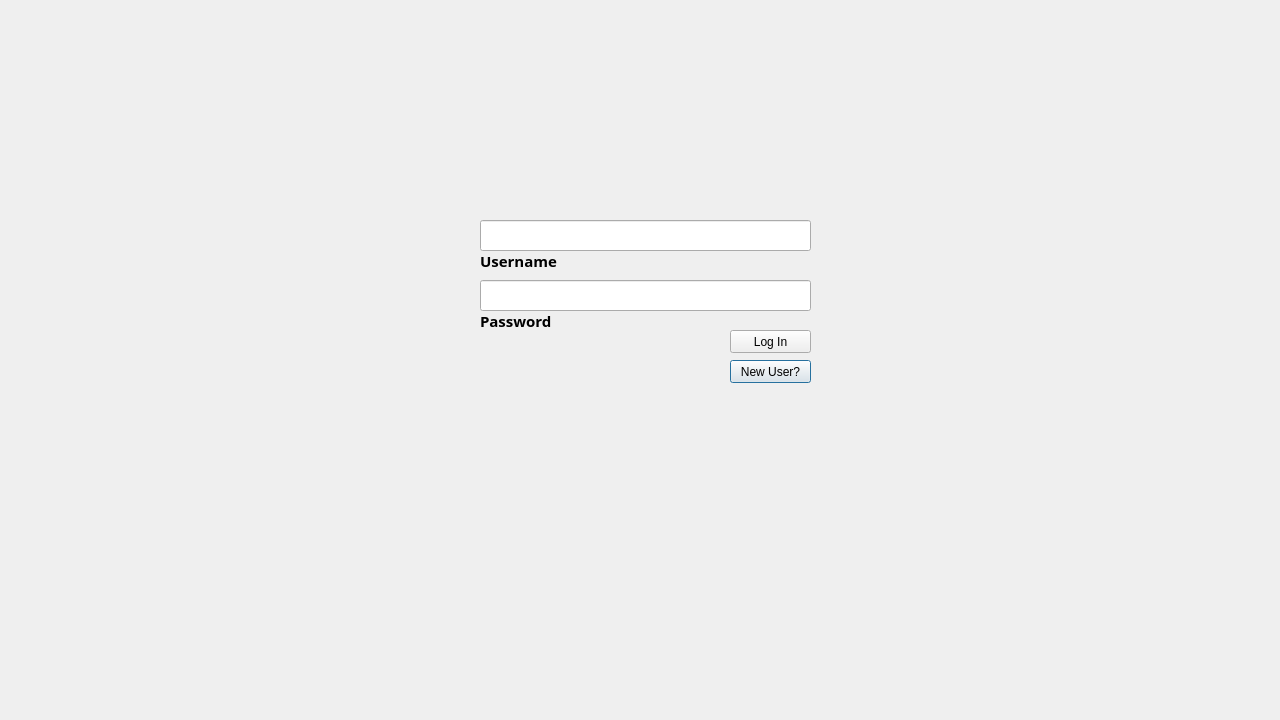
<?xml version="1.0" encoding="UTF-8"?>
<ui version="4.0">
 <class>Dialog</class>
 <widget class="QDialog" name="Dialog">
  <property name="geometry">
   <rect>
    <x>0</x>
    <y>0</y>
    <width>1280</width>
    <height>720</height>
   </rect>
  </property>
  <property name="windowTitle">
   <string>Dialog</string>
  </property>
  <widget class="QPushButton" name="new_user_button">
   <property name="geometry">
    <rect>
     <x>730</x>
     <y>360</y>
     <width>81</width>
     <height>23</height>
    </rect>
   </property>
   <property name="text">
    <string>New User?</string>
   </property>
  </widget>
  <widget class="QPushButton" name="login_button">
   <property name="geometry">
    <rect>
     <x>730</x>
     <y>330</y>
     <width>81</width>
     <height>23</height>
    </rect>
   </property>
   <property name="autoFillBackground">
    <bool>false</bool>
   </property>
   <property name="text">
    <string>Log In</string>
   </property>
  </widget>
  <widget class="QLineEdit" name="username_field">
   <property name="geometry">
    <rect>
     <x>480</x>
     <y>220</y>
     <width>331</width>
     <height>31</height>
    </rect>
   </property>
   <property name="autoFillBackground">
    <bool>false</bool>
   </property>
  </widget>
  <widget class="QLabel" name="label">
   <property name="geometry">
    <rect>
     <x>480</x>
     <y>250</y>
     <width>81</width>
     <height>21</height>
    </rect>
   </property>
   <property name="font">
    <font>
     <family>MS Gothic</family>
     <pointsize>11</pointsize>
     <weight>75</weight>
     <bold>true</bold>
    </font>
   </property>
   <property name="text">
    <string>Username</string>
   </property>
  </widget>
  <widget class="QLabel" name="label_2">
   <property name="geometry">
    <rect>
     <x>480</x>
     <y>310</y>
     <width>81</width>
     <height>21</height>
    </rect>
   </property>
   <property name="font">
    <font>
     <family>MS Gothic</family>
     <pointsize>11</pointsize>
     <weight>75</weight>
     <bold>true</bold>
    </font>
   </property>
   <property name="text">
    <string>Password</string>
   </property>
  </widget>
  <widget class="QLineEdit" name="password_field">
   <property name="geometry">
    <rect>
     <x>480</x>
     <y>280</y>
     <width>331</width>
     <height>31</height>
    </rect>
   </property>
  </widget>
 </widget>
 <tabstops>
  <tabstop>username_field</tabstop>
  <tabstop>password_field</tabstop>
  <tabstop>login_button</tabstop>
  <tabstop>new_user_button</tabstop>
 </tabstops>
 <resources/>
 <connections/>
</ui>
